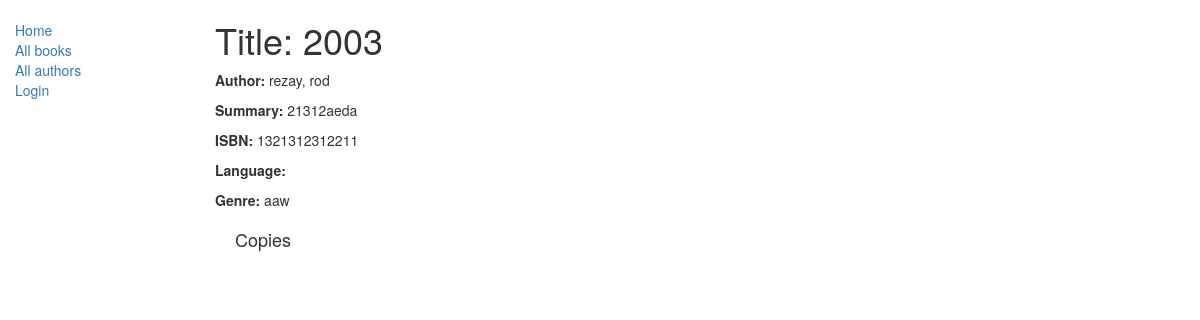
The app's page /catalog/book/1, older data.
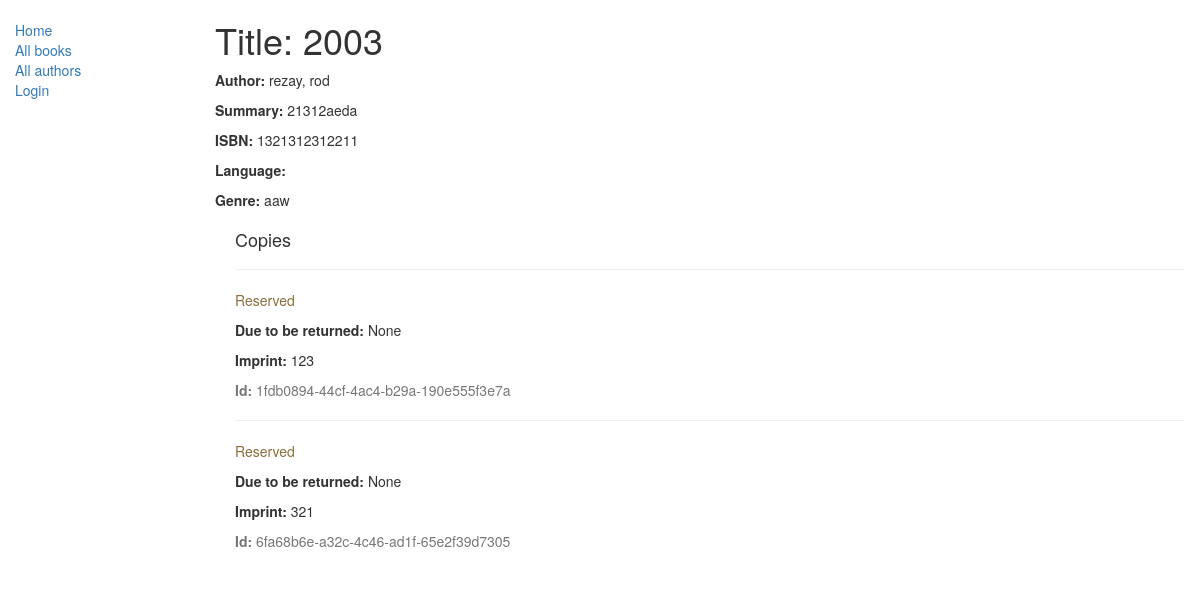
The same page, newer data.
### catalog/models.py (models this page shows, shortened)
class Book(models.Model):
    title = models.CharField(max_length=200)
    author = models.ForeignKey('Author', on_delete=models.SET_NULL, null=True)
    summary = models.TextField(max_length=1000, help_text="Enter a brief description of the book")
    isbn = models.CharField('ISBN', max_length=13,
                            help_text='13 Character <a href="https://www.isbn-international.org/content/what-isbn">ISBN number</a>')
    genre = models.ManyToManyField(Genre, help_text="Select a genre for this book")

class Author(models.Model):
    first_name = models.CharField(max_length=100)
    last_name = models.CharField(max_length=100)
    date_of_birth = models.DateField(null=True, blank=True)
    date_of_death = models.DateField('Died', null=True, blank=True)
    def __str__(self):
        return '%s, %s' % (self.last_name, self.first_name)

class Genre(models.Model):
    name = models.CharField(max_length=200, help_text="Enter a book genre (e.g. Science Fiction, French Poetry etc.)")
    def __str__(self):
        return self.name

class BookInstance(models.Model):
    borrower = models.ForeignKey(User, on_delete=models.SET_NULL,
                                 null=True, blank=True)
    id = models.UUIDField(primary_key=True, default=uuid.uuid4,
                          help_text="Unique ID for this particular book across whole library")
    book = models.ForeignKey('Book', on_delete=models.SET_NULL, null=True)
    imprint = models.CharField(max_length=200)
    due_back = models.DateField(null=True, blank=True)
    LOAN_STATUS = (
        ('m', 'Maintenance'),
        ('o', 'On loan'),
        ('a', 'Available'),
        ('r', 'Reserved'),
    )
    status = models.CharField(max_length=1, choices=LOAN_STATUS,
                              blank=True, default='m', help_text='Book availability')
    class Meta:
        ordering = ["due_back"]
        permissions = (("can_mark_returned", "Set book as returned"),)

### catalog/views.py (the view)
# urls.py: url(r'^book/(?P<pk>\d+)$', views.BookDetailView.as_view(), name='book-detail'),
class BookDetailView(generic.DetailView):
    model = Book

### catalog/templates/catalog/book_detail.html
{% extends "base_generic.html" %}
{% block content %}
  <h1>Title: {{ book.title }}</h1>
  <p><strong>Author:</strong> {{ book.author }}</a></p>
  <p><strong>Summary:</strong> {{ book.summary }}</p>
  <p><strong>ISBN:</strong> {{ book.isbn }}</p>
  <p><strong>Language:</strong> {{ book.language }}</p>
  <p><strong>Genre:</strong> {% for genre in book.genre.all %} {{ genre }}{% if not forloop.last %}, {% endif %}{% endfor %}</p>
  <div style="margin-left:20px;margin-top:20px">
  <h4>Copies</h4>
  {% for copy in book.bookinstance_set.all %}
  <hr>
  <p class="{% if copy.status == 'a' %}text-success{% elif
copy.status == 'd' %}text-danger{% else %}text-warning{% endif %}">
{{ copy.get_status_display }}</p>
  {% if copy.status != 'a' %}<p><strong>Due to be returned:
</strong> {{copy.due_back}}</p>{% endif %}
  <p><strong>Imprint:</strong> {{copy.imprint}}</p>
  <p class="text-muted"><strong>Id:</strong> {{copy.id}}</p>
   {% endfor %}
  </div>
{% endblock %}

### catalog/templates/base_generic.html (shortened to what this page needs)
<!DOCTYPE html>
<html lang="en">
<head>
    <link rel="stylesheet"
          href="https://maxcdn.bootstrapcdn.com/bootstrap/3.3.7/css/bootstrap
.min.css">
    {% load static %}
    <link rel="stylesheet" href="{% static 'css/styles.css' %}">
</head>
<body>
<div class="container-fluid">
    <div class="row">
        <div class="col-sm-2">
            {% block sidebar %}
            <ul class="sidebar-nav">
                <li><a href="{% url 'index' %}">Home</a></li>
                <li><a href="{% url 'books' %}">All books</a></li>
                <li><a href="{% url 'author-detail' %}">All authors</a></li>
                {% if user.is_authenticated %}
                <li>User: {{ user.get_username }}</li>
                <li><a href="{% url 'my-borrowed' %}">My Borrowed</a></li>
                <li><a href="{% url 'logout'%}?next=
{{request.path}}">Logout</a></li>
                {% else %}
                <li><a href="{% url 'login'%}?next={{request.path}}">Login</a>
                </li>
                {% endif %}
            </ul>
            {% endblock %}
        </div>
        <div class="col-sm-10 ">
            {% block content %}{% endblock %}
        </div>
    </div>
</div>
</body>
</html>

### catalog/static/styles.css (style rules this page uses)
.sidebar-nav { margin-top: 20px; padding: 0; list-style: none; }

Row changes from the older to the newer data that the page shows:
added BookInstance: status "Reserved", due_back "None", imprint "123", id "1fdb0894-44cf-4ac4-b29a-190e555f3e7a"
added BookInstance: status "Reserved", due_back "None", imprint "321", id "6fa68b6e-a32c-4c46-ad1f-65e2f39d7305"
